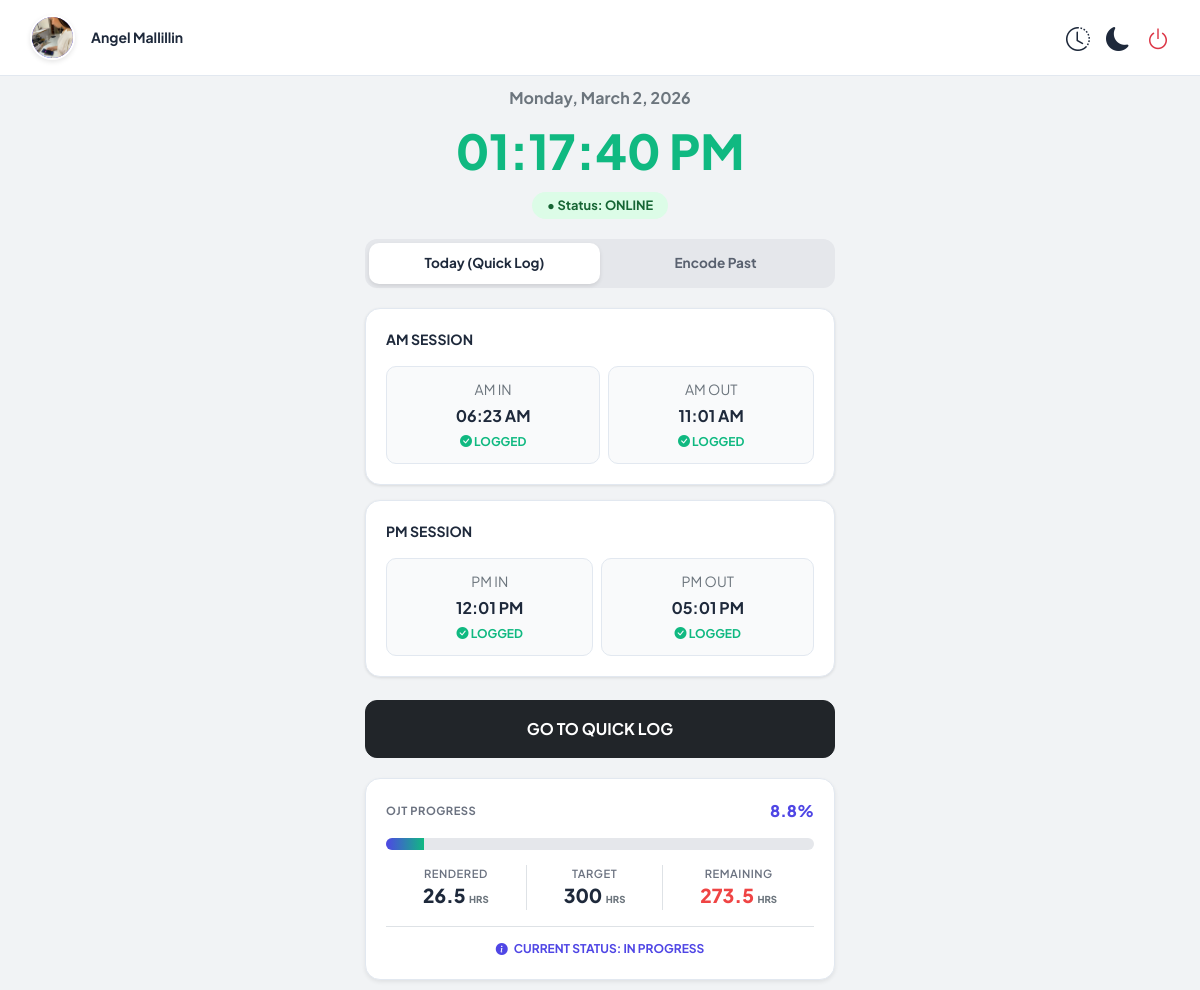
/dashboard.php (signed in), run on the app's committed database.
### tables this page shows
CREATE TABLE `users` (
  `id` int(11) NOT NULL,
  `fullname` varchar(100) NOT NULL,
  `username` varchar(50) NOT NULL,
  `password` varchar(255) NOT NULL,
  `created_at` timestamp NOT NULL DEFAULT current_timestamp(),
  `profile_pic` varchar(255) DEFAULT NULL,
  `target_hours` int(11) DEFAULT 500,
  `login_attempts` int(11) DEFAULT 0,
  `lockout_time` datetime DEFAULT NULL,
  `course` varchar(255) DEFAULT NULL,
  `school` varchar(255) DEFAULT NULL,
  `agency` varchar(255) DEFAULT NULL
);

CREATE TABLE `attendance` (
  `id` int(11) NOT NULL,
  `user_id` int(11) NOT NULL,
  `log_date` date NOT NULL,
  `time_in` time DEFAULT NULL,
  `time_out` time DEFAULT NULL,
  `status` enum('On-time','Late','Grace Period') DEFAULT 'On-time',
  `am_in` time DEFAULT NULL,
  `am_out` time DEFAULT NULL,
  `pm_in` time DEFAULT NULL,
  `pm_out` time DEFAULT NULL,
  `note` text DEFAULT NULL
);

### dashboard.php (the view, shortened to what this page needs)
<?php
include 'db_connect.php';
$user_id = $_SESSION['user_id'];
$today = date('Y-m-d');
$user_query = $conn->prepare("SELECT username, profile_pic, target_hours, course, school, agency FROM users WHERE id = ?");
$user_query->bind_param("i", $user_id);
$user_query->execute();
$user_data = $user_query->get_result()->fetch_assoc();
$display_name = $user_data['username'] ?? "User";
$target_hours = ($user_data['target_hours'] > 0) ? $user_data['target_hours'] : 500;
$profile_pic = $user_data['profile_pic'];
$initial = strtoupper(substr($display_name, 0, 1));
$check_today = $conn->prepare("SELECT am_in, am_out, pm_in, pm_out FROM attendance WHERE user_id = ? AND log_date = ?");
$check_today->bind_param("is", $user_id, $today);
$check_today->execute();
$today_record = $check_today->get_result()->fetch_assoc();
function formatTimeDisplay($time) {
    return date("h:i A", strtotime($time));
}
$stats_query = $conn->prepare("SELECT
    SUM(TIME_TO_SEC(TIMEDIFF(am_out, am_in)) / 3600) as am_hrs,
    SUM(TIME_TO_SEC(TIMEDIFF(pm_out, pm_in)) / 3600) as pm_hrs
    FROM attendance WHERE user_id = ?");
$stats_query->bind_param("i", $user_id);
$stats_query->execute();
$stats_result = $stats_query->get_result()->fetch_assoc();
$total_hours = round(($stats_result['am_hrs'] + $stats_result['pm_hrs']), 2);
$remaining_hours = max(0, $target_hours - $total_hours);
$progress_percent = ($total_hours / $target_hours) * 100;
$status_text = "In Progress";
$status_color = "#4f46e5";
?>
<!DOCTYPE html>
<html lang="en">
<head>
    <link href="https://cdn.jsdelivr.net/npm/bootstrap@5.3.0/dist/css/bootstrap.min.css" rel="stylesheet">
    <link rel="stylesheet" href="https://cdn.jsdelivr.net/npm/bootstrap-icons@1.11.0/font/bootstrap-icons.css">
</head>
<body>
    <div class="top-nav">
        <div class="d-flex align-items-center gap-3">
            <div class="profile-circle" data-bs-toggle="modal" data-bs-target="#profileModal">
                <?php if($profile_pic): ?>
                    <img src="uploads/profile/<?php echo $profile_pic; ?>" alt="Profile">
                <?php else: ?>
                    <span style="font-size: 1.2rem;"><?php echo $initial; ?></span>
                <?php endif; ?>
            </div>
            <div class="fw-bold small"><?php echo htmlspecialchars($display_name); ?></div>
        </div>
        <div class="d-flex align-items-center gap-3">
            <a href="history.php" class="text-decoration-none" style="color: var(--text-color);">
                <i class="bi bi-clock-history fs-4"></i>
            </a>
            <div class="theme-switch" id="themeToggle">
                <i class="bi bi-moon-fill" id="themeIcon"></i>
            </div>
            <a href="logout.php" class="text-danger"><i class="bi bi-power fs-4"></i></a>
        </div>
    </div>
    <div class="main-container">
        <div id="liveDate" class="fw-bold text-secondary"></div>
        <div id="liveClock">00:00:00 PM</div>
        <div class="status-badge">• Status: ONLINE</div>
        <div class="tab-group">
            <button class="tab-item active" id="tabQuick" onclick="switchView('quick')">Today (Quick Log)</button>
            <button class="tab-item" id="tabPast" onclick="switchView('past')">Encode Past</button>
        </div>
        <div id="viewQuick">
            <div class="session-card">
                <div class="fw-bold mb-3 small text-uppercase">AM Session</div>
                <div class="log-grid d-flex gap-2">
                    <div class="log-box flex-fill">
                        <div class="small text-secondary mb-1">AM IN</div>
                        <div class="fw-bold"><?php echo formatTimeDisplay($today_record['am_in'] ?? null); ?></div>
                        <?php if(!empty($today_record['am_in'])) echo '<span class="logged-txt"><i class="bi bi-check-circle-fill"></i> LOGGED</span>'; ?>
                    </div>
                    <div class="log-box flex-fill">
                        <div class="small text-secondary mb-1">AM OUT</div>
                        <div class="fw-bold"><?php echo formatTimeDisplay($today_record['am_out'] ?? null); ?></div>
                        <?php if(!empty($today_record['am_out'])) echo '<span class="logged-txt"><i class="bi bi-check-circle-fill"></i> LOGGED</span>'; ?>
                    </div>
                </div>
            </div>
            <div class="session-card">
                <div class="fw-bold mb-3 small text-uppercase">PM Session</div>
                <div class="log-grid d-flex gap-2">
                    <div class="log-box flex-fill">
                        <div class="small text-secondary mb-1">PM IN</div>
                        <div class="fw-bold"><?php echo formatTimeDisplay($today_record['pm_in'] ?? null); ?></div>
                        <?php if(!empty($today_record['pm_in'])) echo '<span class="logged-txt"><i class="bi bi-check-circle-fill"></i> LOGGED</span>'; ?>
                    </div>
                    <div class="log-box flex-fill">
                        <div class="small text-secondary mb-1">PM OUT</div>
                        <div class="fw-bold"><?php echo formatTimeDisplay($today_record['pm_out'] ?? null); ?></div>
                        <?php if(!empty($today_record['pm_out'])) echo '<span class="logged-txt"><i class="bi bi-check-circle-fill"></i> LOGGED</span>'; ?>
                    </div>
                </div>
            </div>
            <a class="btn btn-dark w-100 py-3 fw-bold mt-2" style="border-radius: 12px;">GO TO QUICK LOG</a>
        </div>
        <div class="progress-section shadow-sm">
            <div class="progress-header">
                <div class="stat-lbl fw-bold">OJT Progress</div>
                <div class="pct-text"><?php echo round($progress_percent, 1); ?>%</div>
            </div>
            <div class="progress">
                <div class="progress-bar" role="progressbar"
                     style="width: <?php echo $progress_percent; ?>%"
                     aria-valuenow="<?php echo $progress_percent; ?>"
                     aria-valuemin="0"
                     aria-valuemax="100">
                </div>
            </div>
            <div class="d-flex justify-content-between text-center mt-2">
                <div class="flex-fill">
                    <div class="stat-lbl">Rendered</div>
                    <div class="stat-val"><?php echo number_format($total_hours, 1); ?> <small class="text-secondary" style="font-size: 0.6rem;">HRS</small></div>
                </div>
                <div class="flex-fill border-start border-end">
                    <div class="stat-lbl">Target</div>
                    <div class="stat-val"><?php echo $target_hours; ?> <small class="text-secondary" style="font-size: 0.6rem;">HRS</small></div>
                </div>
                <div class="flex-fill">
                    <div class="stat-lbl">Remaining</div>
                    <div class="stat-val" style="color: #ef4444;"><?php echo number_format($remaining_hours, 1); ?> <small class="text-secondary" style="font-size: 0.6rem;">HRS</small></div>
                </div>
            </div>
            <div class="mt-3 pt-2 border-top text-center">
                <span class="small fw-bold text-uppercase" style="color: <?php echo $status_color; ?>; font-size: 0.75rem;">
                    <i class="bi bi-info-circle-fill me-1"></i> Current Status: <?php echo $status_text; ?>
                </span>
            </div>
        </div>
    </div>
</body>
</html>

### dashboard.php (style rules this page uses)
:root { --modal-bg: #ffffff; --modal-text: #1e293b; --input-bg: #f8fafc; --input-border: #e2e8f0; --input-text: #1e293b; --label-color: #64748b; --primary-pink: #db2777; }
:root { --bg-color: #f1f3f5; --text-color: #1e293b; --card-bg: white; --nav-bg: white; --input-bg: white; --tab-bg: #e5e7eb; --log-box-bg: #f9fafb; --border-color: #e2e8f0; }
body { font-family: 'Plus Jakarta Sans', sans-serif; background-color: var(--bg-color); color: var(--text-color); transition: all 0.3s ease; }
.top-nav { padding: 15px 30px; display: flex; justify-content: space-between; align-items: center; background: var(--nav-bg); border-bottom: 1px solid var(--border-color); }
.profile-circle { width: 45px; height: 45px; background: #4f46e5; color: white; border-radius: 50%; display: flex; align-items: center; justify-content: center; font-weight: 700; cursor: pointer; overflow: hidden; border: 2px solid white; box-shadow: 0 2px 5px rgba(0,0,0,0.1); }
.profile-circle img { width: 100%; height: 100%; object-fit: cover; }
.main-container { max-width: 500px; margin: 0 auto; padding: 10px 15px; text-align: center; }
#liveClock { font-size: 3rem; font-weight: 800; color: #10b981; margin: 5px 0; }
.status-badge { background: #dcfce7; color: #166534; padding: 4px 15px; border-radius: 20px; font-size: 0.8rem; font-weight: 700; display: inline-block; margin-bottom: 20px; }
.tab-group { display: flex; background: var(--tab-bg); border-radius: 12px; padding: 4px; margin-bottom: 20px; }
.tab-item { flex: 1; padding: 10px; border-radius: 10px; border: none; background: transparent; color: var(--text-color); font-weight: 700; font-size: 0.85rem; cursor: pointer; opacity: 0.7; }
.tab-item.active { background: var(--card-bg); color: var(--text-color); box-shadow: 0 2px 4px rgba(0,0,0,0.1); opacity: 1; }
.session-card { background: var(--card-bg); border-radius: 15px; padding: 20px; text-align: left; margin-bottom: 15px; box-shadow: 0 1px 3px rgba(0,0,0,0.1); border: 1px solid var(--border-color); }
.log-box { background: var(--log-box-bg); border-radius: 10px; padding: 12px; text-align: center; border: 1px solid var(--border-color); min-height: 80px; }
.logged-txt { color: #10b981; font-weight: 700; font-size: 0.75rem; display: block; margin-top: 5px; }
.theme-switch { cursor: pointer; font-size: 1.5rem; color: var(--text-color); display: flex; align-items: center; }
.progress-section { background: var(--card-bg); border-radius: 15px; padding: 20px; text-align: left; margin-top: 20px; border: 1px solid var(--border-color); }
.stat-val { font-weight: 800; font-size: 1.2rem; }
.stat-lbl { font-size: 0.7rem; color: #6b7280; font-weight: 600; text-transform: uppercase; letter-spacing: 0.5px; }
.progress { height: 12px; border-radius: 10px; background: var(--tab-bg); margin: 15px 0; overflow: hidden; }
.progress-bar { background: linear-gradient(90deg, #4f46e5, #10b981); transition: width 1s ease-in-out; }
.progress-header { display: flex; justify-content: space-between; align-items: center; margin-bottom: 5px; }
.pct-text { font-weight: 800; color: #4f46e5; }

### data on the page
users: profile_pic (picture), username "Angel Mallillin", target_hours "300"
attendance: am_in "06:23 AM", am_out "11:01 AM", pm_in "12:01 PM", pm_out "05:01 PM"

### other printed values
$progress_percent "8.8"
$total_hours "26.5"
$remaining_hours "273.5"
$status_text "IN PROGRESS"
